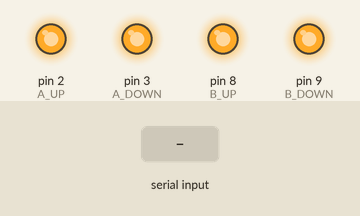
A sketch run on a simulated Arduino Uno, built with avr-gcc and run on an emulated ATmega328P. On the bench: output pins drawn as LEDs (lit = HIGH). Inputs (shaded band) come from the test bench.

Above: at 1.2 s.
1.3 s: byte 1 (1) received over Serial
At 1.4 s:
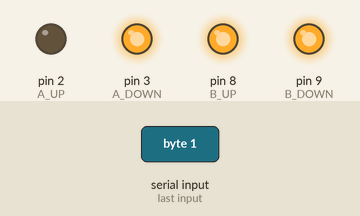
3.0 s: byte 2 (2) received over Serial
At 3.1 s:
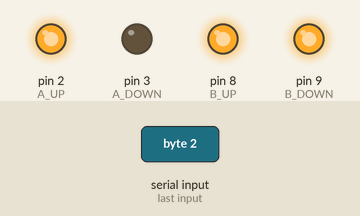
4.7 s: byte 3 (3) received over Serial
At 4.8 s:
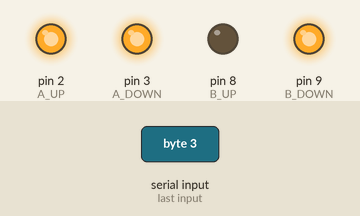
6.4 s: byte 4 (4) received over Serial
At 6.5 s:
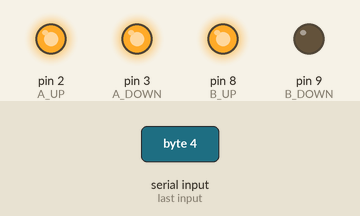
Timing chart, 0 to 9.1 s (numbered marks = the images above; inputs shaded):
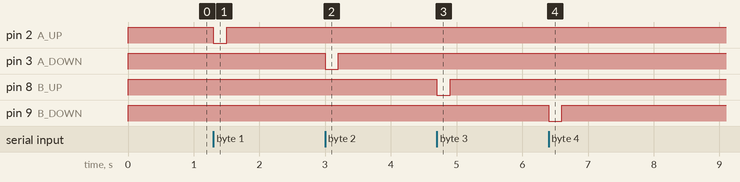

Measured:
- after the input at 1.3 s, pin 2 (A_UP): HIGH → LOW at once, → HIGH 0.20 s later
- after the input at 3.0 s, pin 3 (A_DOWN): HIGH → LOW at once, → HIGH 0.20 s later
- after the input at 4.7 s, pin 8 (B_UP): HIGH → LOW at once, → HIGH 0.20 s later
- after the input at 6.4 s, pin 9 (B_DOWN): HIGH → LOW at once, → HIGH 0.20 s later

The sketch:

ips_s2_lift.ino
```cpp
const int A_UP   = 2;
const int A_DOWN = 3;
const int B_UP   = 8;
const int B_DOWN = 9;
const int PULSE_MS = 200;  // パルス幅.

void buttonPressed(int pin)
{
  digitalWrite(pin, LOW);
  delay(PULSE_MS);
  digitalWrite(pin, HIGH);
}

void setup()
{
  pinMode(A_UP,   OUTPUT);
  pinMode(A_DOWN, OUTPUT);
  pinMode(B_UP,   OUTPUT);
  pinMode(B_DOWN, OUTPUT);
  digitalWrite(A_UP,   HIGH);
  digitalWrite(A_DOWN, HIGH);
  digitalWrite(B_UP,   HIGH);
  digitalWrite(B_DOWN, HIGH);
  Serial.begin(9600);
}

void loop()
{
  if (Serial.available() > 0)
  {
    int value = Serial.read();
    if      (value == 1) buttonPressed(A_UP);
    else if (value == 2) buttonPressed(A_DOWN);
    else if (value == 3) buttonPressed(B_UP);
    else if (value == 4) buttonPressed(B_DOWN);
  }
}
```
